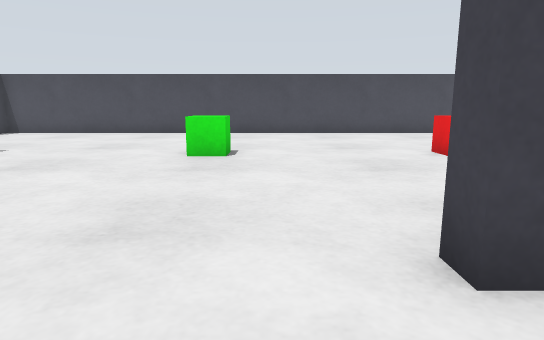
View 1 (above)

18 first-person views from a walk through a robot-simulator world made for Gazebo. The camera is 0.22 m above the floor, tilts 10° down and sees 75° across. The floor is counted in squares, 0.2 m on a side. Each view is taken from the middle of a square. On the plan, view 1 faces up. The plan holds only what a view shows up to about 14 squares ahead; the rest is blank.

View 2
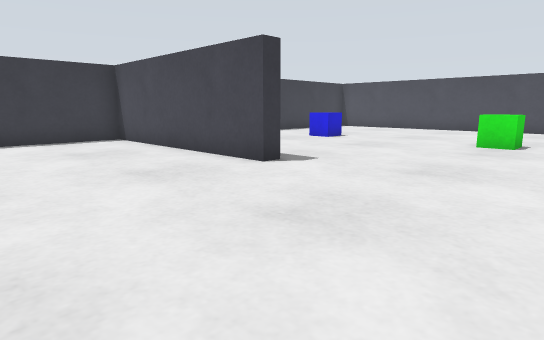

View 3
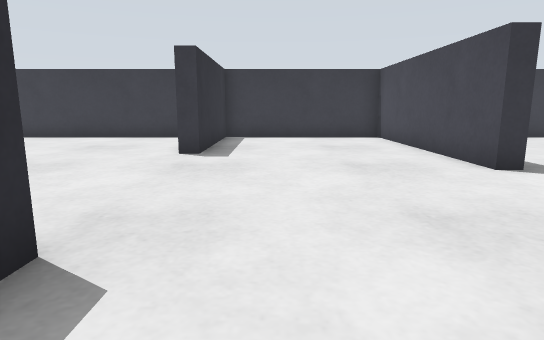

View 4
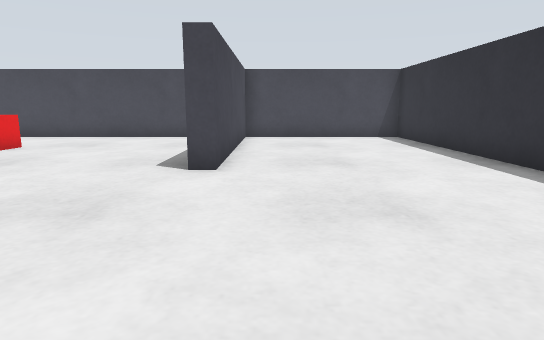

View 5
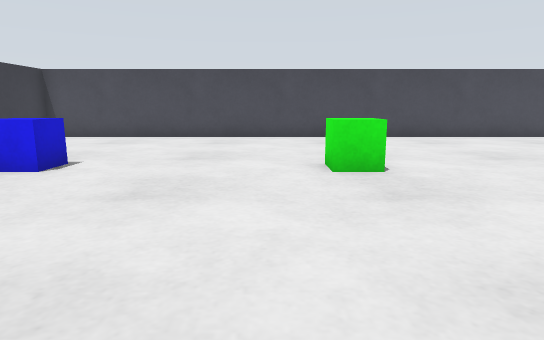

View 6
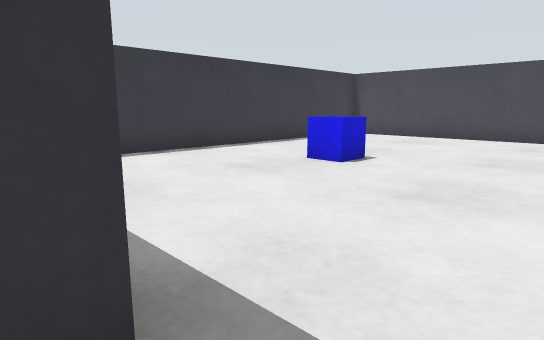

View 7
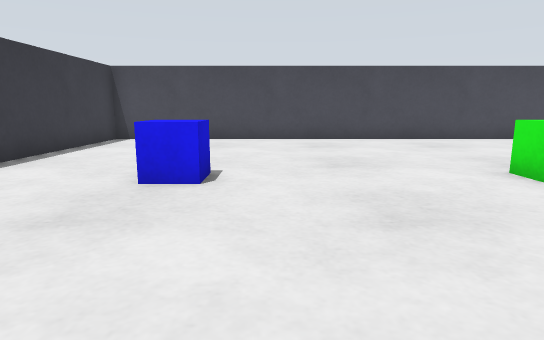

View 8
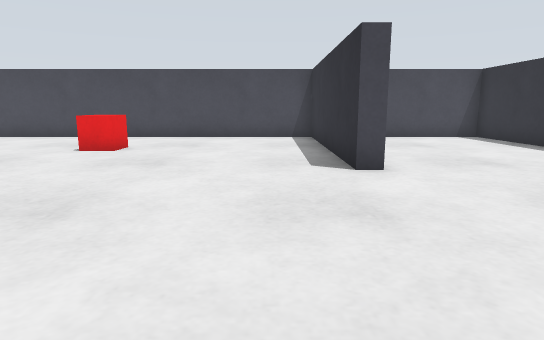

View 9
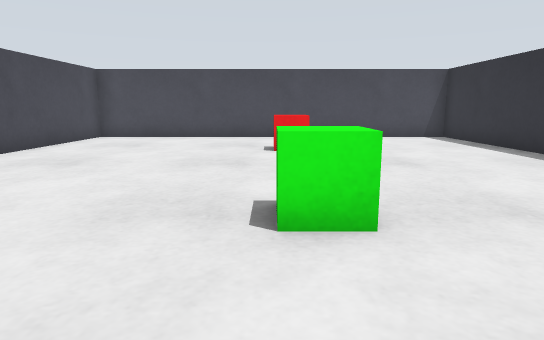

View 10
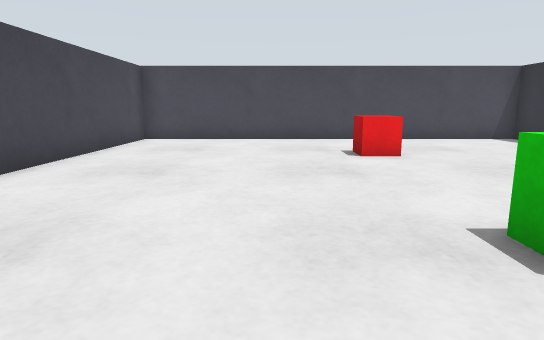

View 11
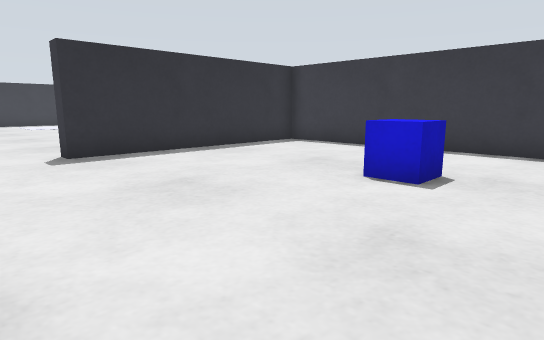

View 12
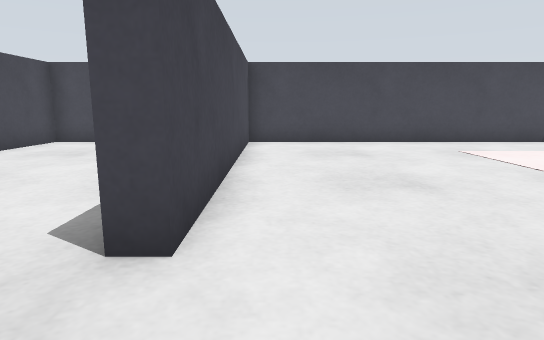

View 13
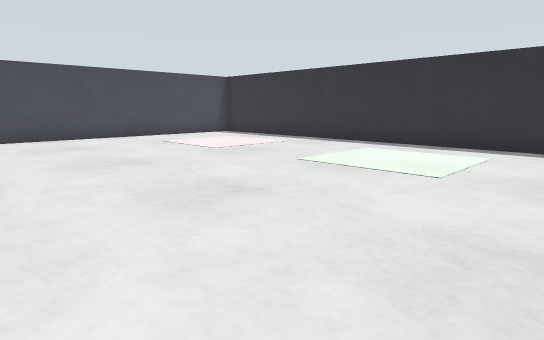

View 14
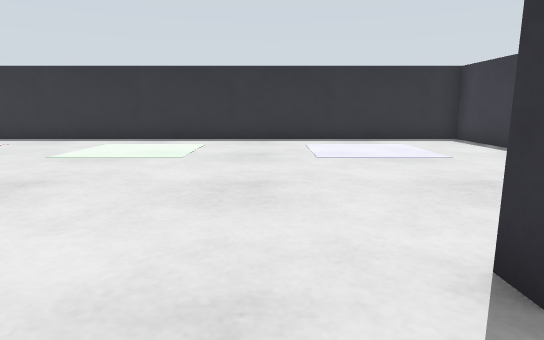

View 15
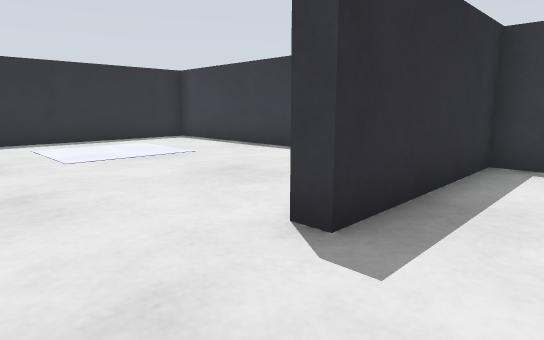

View 16
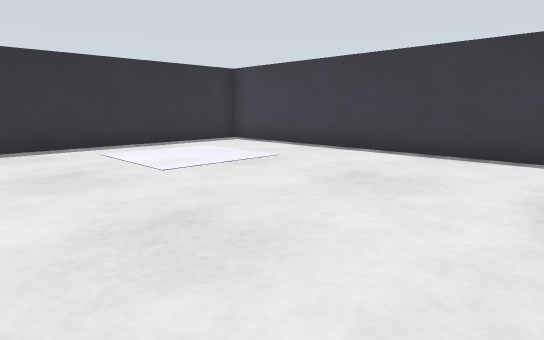

View 17
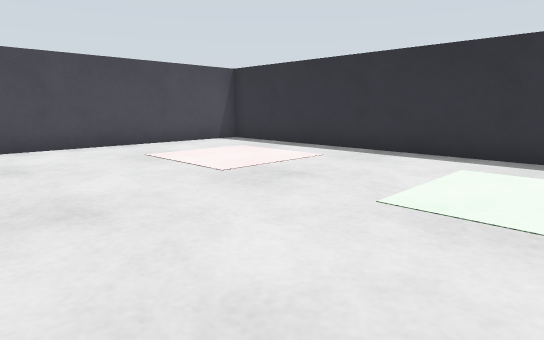

View 18
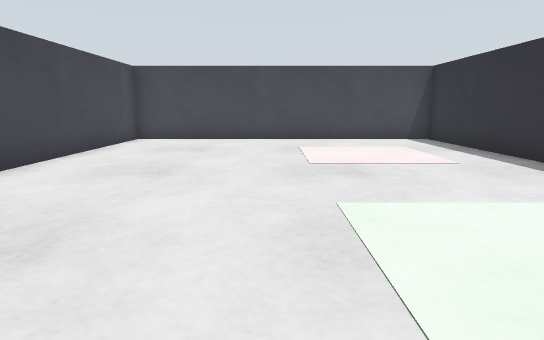

### Floor plan
Points are (right, up) in squares from view 1. A wall is a line through its corners. A room is listed if a view was taken in it or the views show most of it. See-through windows are left out.
Room 1 (views 1, 2, 3, 4, 5, 6, 13, 14, 15, 16)
walls: (-0.5, -4.3) (-0.5, -3.8) (8.5, -3.8) (8.5, 2) (1.3, 2) (1.3, 2.5); (-4.2, 2.5) (-4.2, 2) (-11.5, 2) (-11.5, -3.8) (-6.5, -3.8) (-6.5, -4.2)
ways out: opening at (-1.5, 2) to room 2; opening at (-3.5, -4) to room 3
Room 2 (views 7, 8, 9, 10, 11)
walls: (1.3, 2.5) (8.5, 2.5) (8.5, 15.5) (-11.5, 15.5) (-11.5, 2.5) (-4.2, 2.5)
ways out: opening at (-1.5, 2) to room 1
objects: blue box (-8, 8) to (-7, 9); green box (-2, 8) to (-1, 9); red box (4, 8) to (5, 9)
Room 3 (views 12, 17, 18)
walls: (-11.5, -5) (-11.5, -14.5) (8.5, -14.5) (8.5, -4.3) (-0.5, -4.3)
ways out: opening at (-3.5, -4) to room 1

Where each view was taken, in squares from view 1:
view 1: 0 up, 0 right, facing up
view 2: 3 down, 1 right, facing up-left
view 3: 2 down, 2 right, facing left
view 4: 1 up, 5 left, facing right
view 5: 2 up, 3 left, facing up
view 6: 2 up, 3 left, facing up-left
view 7: 3 up, 6 left, facing up
view 8: 4 up, 5 left, facing right
view 9: 9 up, 5 left, facing right
view 10: 11 up, 4 left, facing right
view 11: 11 up, 2 left, facing down-left
view 12: 5 down, 3 left, facing right
view 13: 4 down, 5 left, facing down-right
view 14: 2 down, 5 left, facing down
view 15: 2 down, 4 left, facing down-left
view 16: 4 down, 3 left, facing down-left
view 17: 6 down, 2 left, facing down-right
view 18: 9 down, 4 left, facing right
